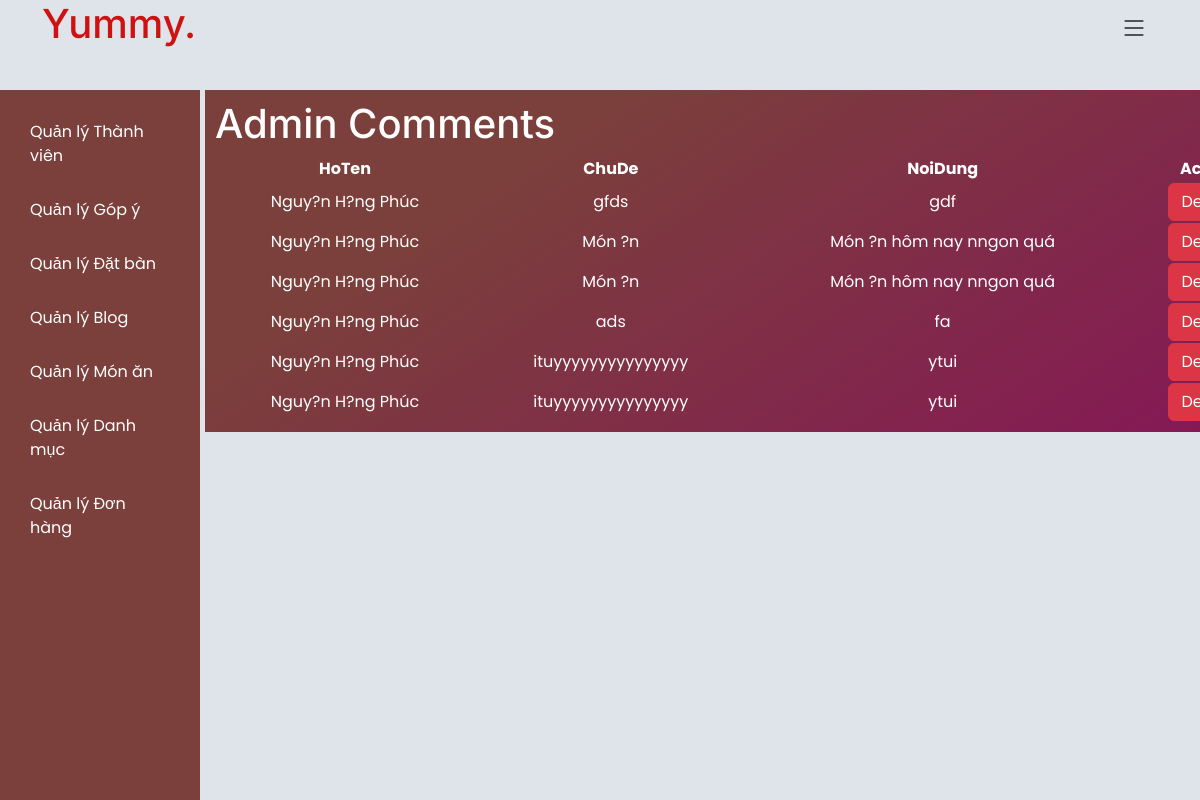
The app's page /admin/admin_home.php?page=admin_comments (signed in), older data.
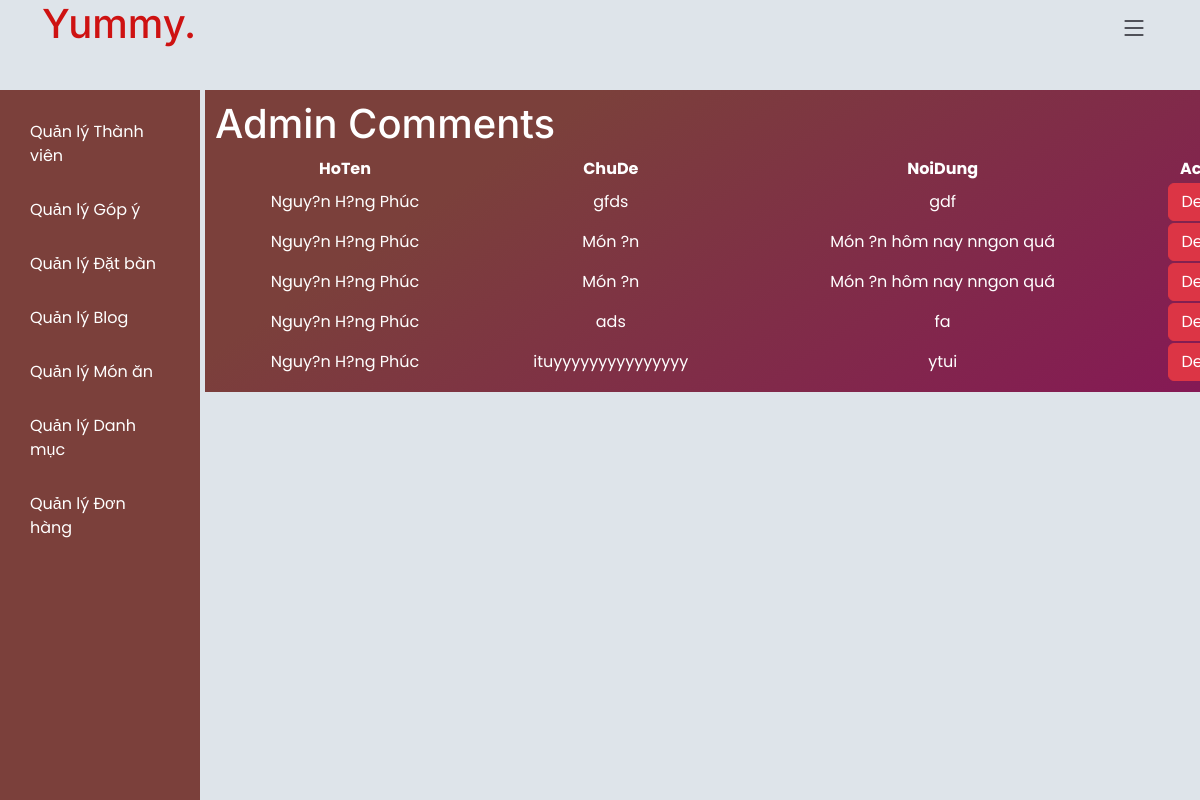
The same page, newer data.
### tables this page shows
CREATE TABLE `gopy` (
  `MaGopY` int(11) NOT NULL,
  `MaThanhVien` int(11) NOT NULL,
  `ChuDe` varchar(50) NOT NULL,
  `NoiDung` text NOT NULL
);

CREATE TABLE `thanhvien` (
  `MaThanhVien` int(11) NOT NULL,
  `TenDangNhap` varchar(20) NOT NULL,
  `MatKhau` varchar(20) NOT NULL,
  `HoTen` varchar(255) NOT NULL,
  `DiaChi` varchar(255) NOT NULL,
  `SDT` varchar(10) NOT NULL,
  `Email` varchar(255) NOT NULL
);

### admin/admin_comments.php (the view, shortened to what this page needs)
<?php
require_once("../components/connection.php");
$sql = "SELECT gopy.*, thanhvien.hoten FROM gopy INNER JOIN thanhvien ON gopy.MaThanhVien = thanhvien.MaThanhVien";
$stmt = $conn->prepare($sql);
$stmt->execute();
$result = $stmt->get_result();
$comments = $result->fetch_all(MYSQLI_ASSOC);
?>
<!DOCTYPE html>
<html lang="en">
<head>
</head>
<body>
<h1>Admin Comments</h1>
<table width = 100%>
    <thead align="center">
        <tr>
            <th>HoTen</th>
            <th>ChuDe</th>
            <th>NoiDung</th>
            <th>Action</th>
        </tr>
    </thead>
    <tbody>
        <?php foreach ($comments as $comment): ?>
            <tr align="center">
                <td><?php echo $comment['hoten']; ?></td>
                <td><?php echo $comment['ChuDe']; ?></td>
                <td><?php echo $comment['NoiDung']; ?></td>
                <td><button onclick="if(confirm('Bạn chắc chưa?')) { window.location.href='admin_comments.php?delete=<?php echo $comment['MaGopY']; ?>' }" class="btn btn-danger">Delete</button></td>             </tr>
        <?php endforeach; ?>
    </tbody>
</table>
</body>
</html>

Row changes from the older to the newer data that the page shows:
removed gopy: MaThanhVien.HoTen "Nguy?n H?ng Phúc", ChuDe "ituyyyyyyyyyyyyyyy", NoiDung "ytui"
